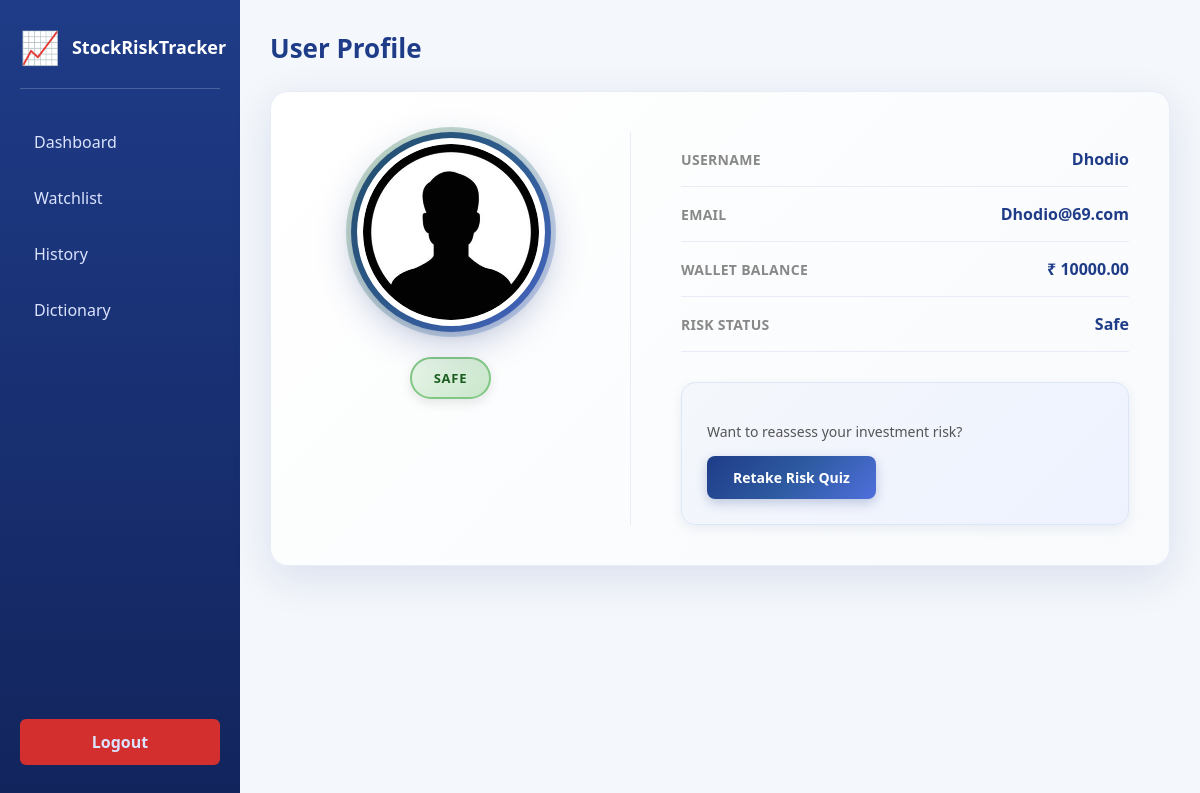
The page /tracker/profile/ (signed in) on the database as committed earlier.
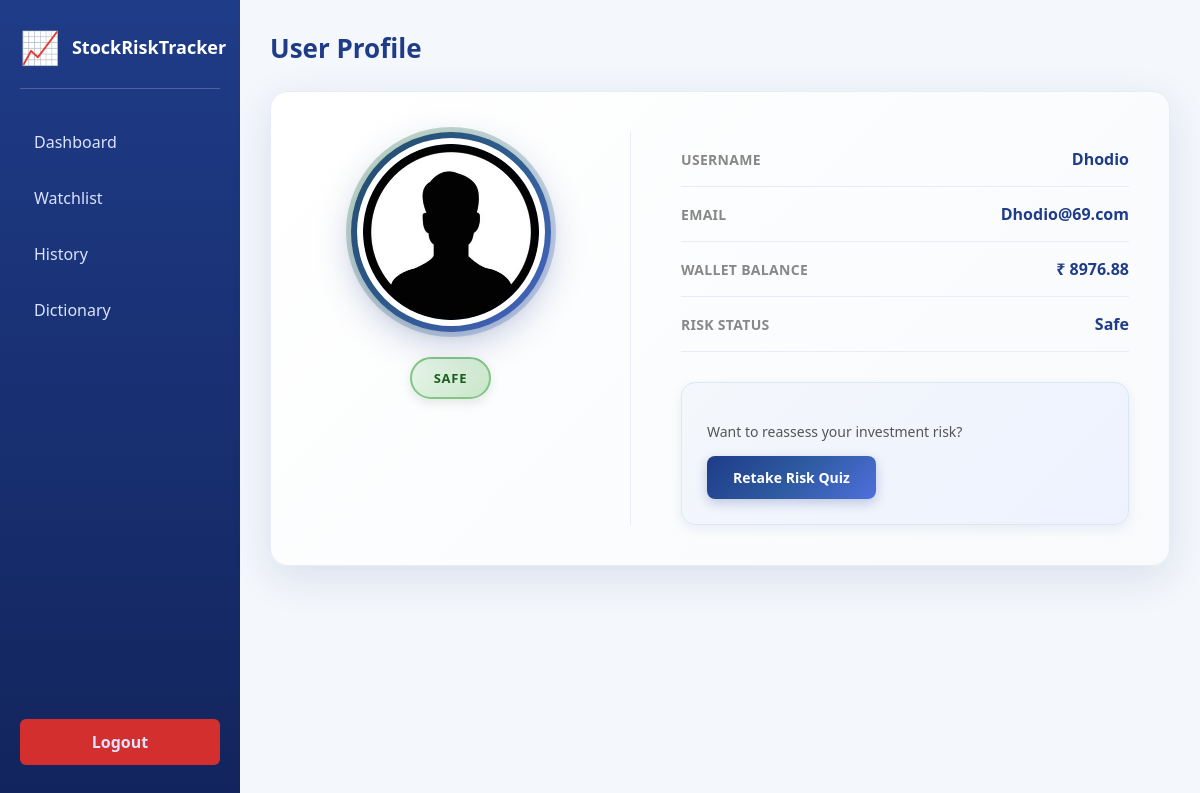
The same page on the database as committed later.
### tracker/models.py (models this page shows, shortened)
class Profile(models.Model):
    user = models.OneToOneField(User, on_delete=models.CASCADE)
    risk_score = models.IntegerField(default=0)
    risk_category = models.CharField(max_length=20, default="Neutral") # "Safe" or "Risky"
    wallet_balance = models.DecimalField(max_digits=12, decimal_places=2, default=10000.00)

### tracker/views.py (the view)
# urls.py: path('profile/', views.profile, name='profile'),
@login_required
def profile(request):
    user_profile, created = Profile.objects.get_or_create(user=request.user)
    context = {
        'profile': user_profile
    }
    return render(request, 'profile.html', context)

### templates/profile.html (shortened to what this page needs)
<!DOCTYPE html>
<html lang="en">
<head>
    {% load static %}
    <link rel="stylesheet" href="{% static 'css/index.css' %}">
    <link rel="stylesheet" href="{% static 'css/profile.css' %}">
</head>
<body>
<div class="container">
    <div class="sidebar">
        <div class="logo-section">
            <div class="logo">📈</div>
            <h2>StockRiskTracker</h2>
        </div>
       <a href="{% url 'dashboard' %}">Dashboard</a>
       <a href="{% url 'watchlist' %}">Watchlist</a>
       <a href="{% url 'history' %}">History</a>
       <a href="{% url 'dictionary' %}">Dictionary</a>
       <a href="{% url 'logout' %}" class="logout-btn">Logout</a>
    </div>
    <div class="main">
        <div class="header-top">
            <h1>User Profile</h1>
        </div>
        <div class="profile-card">
            <div class="profile-left">
                <div class="avatar-ring">
                    <img src="{% static 'image/profile.jpg' %}" class="profile-image" alt="Profile Image">
                </div>
                <span class="risk-badge {% if profile.risk_category == 'Safe' %}safe{% else %}risky{% endif %}">
                    {{ profile.risk_category|default:"Neutral" }}
                </span>
            </div>
            <div class="profile-right">
                <div class="info-row">
                    <span>Username</span>
                    <strong>{{ user.username }}</strong>
                </div>
                <div class="info-row">
                    <span>Email</span>
                    <strong>
                        {% if user.email %}
                            {{ user.email }}
                        {% else %}
                            <span style="color: #ccc;">No email linked</span>
                        {% endif %}
                    </strong>
                </div>
                <div class="info-row">
                    <span>Wallet Balance</span>
                    <strong>₹ {{ profile.wallet_balance }}</strong>
                </div>
                <div class="info-row">
                    <span>Risk Status</span>
                    <strong class="{% if profile.risk_category == 'Safe' %}safe-text{% else %}risky-text{% endif %}">
                        {{ profile.risk_category|default:"Neutral" }}
                    </strong>
                </div>
                <div class="quiz-section">
                    <p>Want to reassess your investment risk?</p>
                    <a href="{% url 'quiz' %}" class="quiz-btn">Retake Risk Quiz</a>
                </div>
            </div>
        </div>
    </div>
</div>
</body>
</html>

Rows that differ between the two databases and show on the page:
changed Profile "Safe": wallet_balance "10000.00" → "8976.88"
